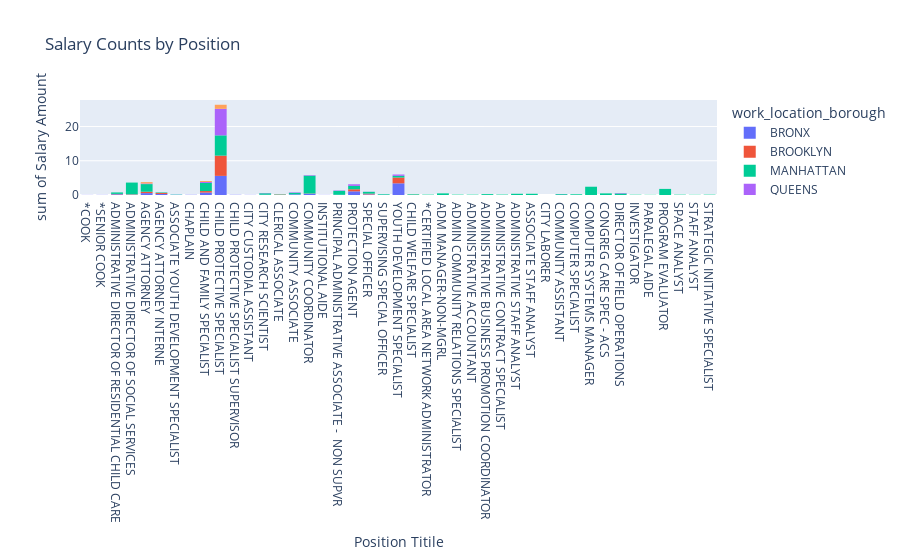

Notebook code for this chart:
### Code cell
import plotly.express as px

px.histogram(
    yearly_count, 
    x="title_description", 
    y="base_salary", 
    color="work_location_borough",
    title="Salary Counts by Position", 
    labels={"title_description":"Position Titile", "base_salary": "Salary Amount"}
)

### Figure 1 — Plotly figure (JSON) as saved in the notebook; plotly's stock layout.template omitted (floating-point values rounded to 4 significant figures)
{"data": [{"alignmentgroup": "True", "bingroup": "x", "histfunc": "sum", "hovertemplate": "work_location_borough=BRONX<br>Position Titile=%{x}<br>sum of Salary Amount=%{y}<extra></extra>", "legendgroup": "BRONX", "marker": {"color": "#636efa", "pattern": {"shape": ""}}, "name": "BRONX", "offsetgroup": "BRONX", "orientation": "v", "showlegend": true, "type": "histogram", "x": ["*COOK", "*SENIOR COOK", "ADMINISTRATIVE DIRECTOR OF RESIDENTIAL CHILD CARE", "ADMINISTRATIVE DIRECTOR OF SOCIAL SERVICES", "AGENCY ATTORNEY", "AGENCY ATTORNEY INTERNE", "ASSOCIATE YOUTH DEVELOPMENT SPECIALIST", "CHAPLAIN", "CHILD AND FAMILY SPECIALIST", "CHILD PROTECTIVE SPECIALIST", "CHILD PROTECTIVE SPECIALIST SUPERVISOR", "CITY CUSTODIAL ASSISTANT", "CITY RESEARCH SCIENTIST", "CLERICAL ASSOCIATE", "COMMUNITY ASSOCIATE", "COMMUNITY COORDINATOR", "INSTITUTIONAL AIDE", "PRINCIPAL ADMINISTRATIVE ASSOCIATE -  NON SUPVR", "PROTECTION AGENT", "SPECIAL OFFICER", "SUPERVISING SPECIAL OFFICER", "YOUTH DEVELOPMENT SPECIALIST"], "xaxis": "x", "y": [0.03886, 0.04769, 0.2169, 0.09679, 0.5579, 0.3001, 0.07897, 0.07066, 0.7218, 5.583, 0.07388, 0.04643, 0.07219, 0.04128, 0.1985, 0.3701, 0.041, 0.05617, 1.07, 0.1806, 0.05753, 3.408], "yaxis": "y"}, {"alignmentgroup": "True", "bingroup": "x", "histfunc": "sum", "hovertemplate": "work_location_borough=BROOKLYN<br>Position Titile=%{x}<br>sum of Salary Amount=%{y}<extra></extra>", "legendgroup": "BROOKLYN", "marker": {"color": "#EF553B", "pattern": {"shape": ""}}, "name": "BROOKLYN", "offsetgroup": "BROOKLYN", "orientation": "v", "showlegend": true, "type": "histogram", "x": ["ADMINISTRATIVE DIRECTOR OF RESIDENTIAL CHILD CARE", "ADMINISTRATIVE DIRECTOR OF SOCIAL SERVICES", "AGENCY ATTORNEY", "AGENCY ATTORNEY INTERNE", "CHILD AND FAMILY SPECIALIST", "CHILD PROTECTIVE SPECIALIST", "CHILD WELFARE SPECIALIST", "CLERICAL ASSOCIATE", "COMMUNITY COORDINATOR", "PROTECTION AGENT", "SPECIAL OFFICER", "YOUTH DEVELOPMENT SPECIALIST"], "xaxis": "x", "y": [0.103, 0.1028, 0.3984, 0.3045, 0.4284, 5.911, 0.05853, 0.1139, 0.07702, 0.6015, 0.2198, 1.696], "yaxis": "y"}, {"alignmentgroup": "True", "bingroup": "x", "histfunc": "sum", "hovertemplate": "work_location_borough=MANHATTAN<br>Position Titile=%{x}<br>sum of Salary Amount=%{y}<extra></extra>", "legendgroup": "MANHATTAN", "marker": {"color": "#00cc96", "pattern": {"shape": ""}}, "name": "MANHATTAN", "offsetgroup": "MANHATTAN", "orientation": "v", "showlegend": true, "type": "histogram", "x": ["*CERTIFIED LOCAL AREA NETWORK ADMINISTRATOR", "ADM MANAGER-NON-MGRL", "ADMIN COMMUNITY RELATIONS SPECIALIST", "ADMINISTRATIVE ACCOUNTANT", "ADMINISTRATIVE BUSINESS PROMOTION COORDINATOR", "ADMINISTRATIVE CONTRACT SPECIALIST", "ADMINISTRATIVE DIRECTOR OF RESIDENTIAL CHILD CARE", "ADMINISTRATIVE DIRECTOR OF SOCIAL SERVICES", "ADMINISTRATIVE STAFF ANALYST", "AGENCY ATTORNEY", "AGENCY ATTORNEY INTERNE", "ASSOCIATE STAFF ANALYST", "ASSOCIATE YOUTH DEVELOPMENT SPECIALIST", "CHILD AND FAMILY SPECIALIST", "CHILD PROTECTIVE SPECIALIST", "CHILD WELFARE SPECIALIST", "CITY LABORER", "CITY RESEARCH SCIENTIST", "CLERICAL ASSOCIATE", "COMMUNITY ASSISTANT", "COMMUNITY ASSOCIATE", "COMMUNITY COORDINATOR", "COMPUTER SPECIALIST", "COMPUTER SYSTEMS MANAGER", "CONGREG CARE SPEC - ACS", "DIRECTOR OF FIELD OPERATIONS", "INVESTIGATOR", "PARALEGAL AIDE", "PRINCIPAL ADMINISTRATIVE ASSOCIATE -  NON SUPVR", "PROGRAM EVALUATOR", "PROTECTION AGENT", "SPACE ANALYST", "SPECIAL OFFICER", "STAFF ANALYST", "STRATEGIC INITIATIVE SPECIALIST", "SUPERVISING SPECIAL OFFICER", "YOUTH DEVELOPMENT SPECIALIST"], "xaxis": "x", "y": [0.1081, 0.4768, 0.11, 0.1008, 0.2584, 0.1244, 0.4296, 3.432, 0.3567, 2.231, 0.1478, 0.3581, 0.07897, 2.373, 5.926, 0.1817, 0.00087, 0.4314, 0.09793, 0.2459, 0.4406, 5.2, 0.2091, 2.414, 0.4764, 0.4534, 0.08922, 0.05591, 1.155, 1.781, 0.9939, 0.1027, 0.5276, 0.06627, 0.103, 0.1913, 0.4861], "yaxis": "y"}, {"alignmentgroup": "True", "bingroup": "x", "histfunc": "sum", "hovertemplate": "work_location_borough=QUEENS<br>Position Titile=%{x}<br>sum of Salary Amount=%{y}<extra></extra>", "legendgroup": "QUEENS", "marker": {"color": "#ab63fa", "pattern": {"shape": ""}}, "name": "QUEENS", "offsetgroup": "QUEENS", "orientation": "v", "showlegend": true, "type": "histogram", "x": ["AGENCY ATTORNEY", "CHILD AND FAMILY SPECIALIST", "CHILD PROTECTIVE SPECIALIST", "CITY RESEARCH SCIENTIST", "COMMUNITY ASSISTANT", "COMMUNITY ASSOCIATE", "COMMUNITY COORDINATOR", "DIRECTOR OF FIELD OPERATIONS", "PRINCIPAL ADMINISTRATIVE ASSOCIATE -  NON SUPVR", "PROTECTION AGENT", "SPECIAL OFFICER", "YOUTH DEVELOPMENT SPECIALIST"], "xaxis": "x", "y": [0.1617, 0.2836, 7.746, 0.07009, 0.03871, 0.1424, 0.1521, 0.1243, 0.1228, 0.4625, 0.03588, 0.3957], "yaxis": "y"}, {"alignmentgroup": "True", "bingroup": "x", "histfunc": "sum", "hovertemplate": "work_location_borough=RICHMOND<br>Position Titile=%{x}<br>sum of Salary Amount=%{y}<extra></extra>", "legendgroup": "RICHMOND", "marker": {"color": "#FFA15A", "pattern": {"shape": ""}}, "name": "RICHMOND", "offsetgroup": "RICHMOND", "orientation": "v", "showlegend": true, "type": "histogram", "x": ["AGENCY ATTORNEY", "CHILD AND FAMILY SPECIALIST", "CHILD PROTECTIVE SPECIALIST"], "xaxis": "x", "y": [0.4103, 0.2836, 1.191], "yaxis": "y"}], "layout": {"barmode": "relative", "legend": {"title": {"text": "work_location_borough"}, "tracegroupgap": 0}, "title": {"text": "Salary Counts by Position"}, "xaxis": {"anchor": "y", "domain": [0, 1], "title": {"text": "Position Titile"}}, "yaxis": {"anchor": "x", "domain": [0, 1], "title": {"text": "sum of Salary Amount"}}}}
